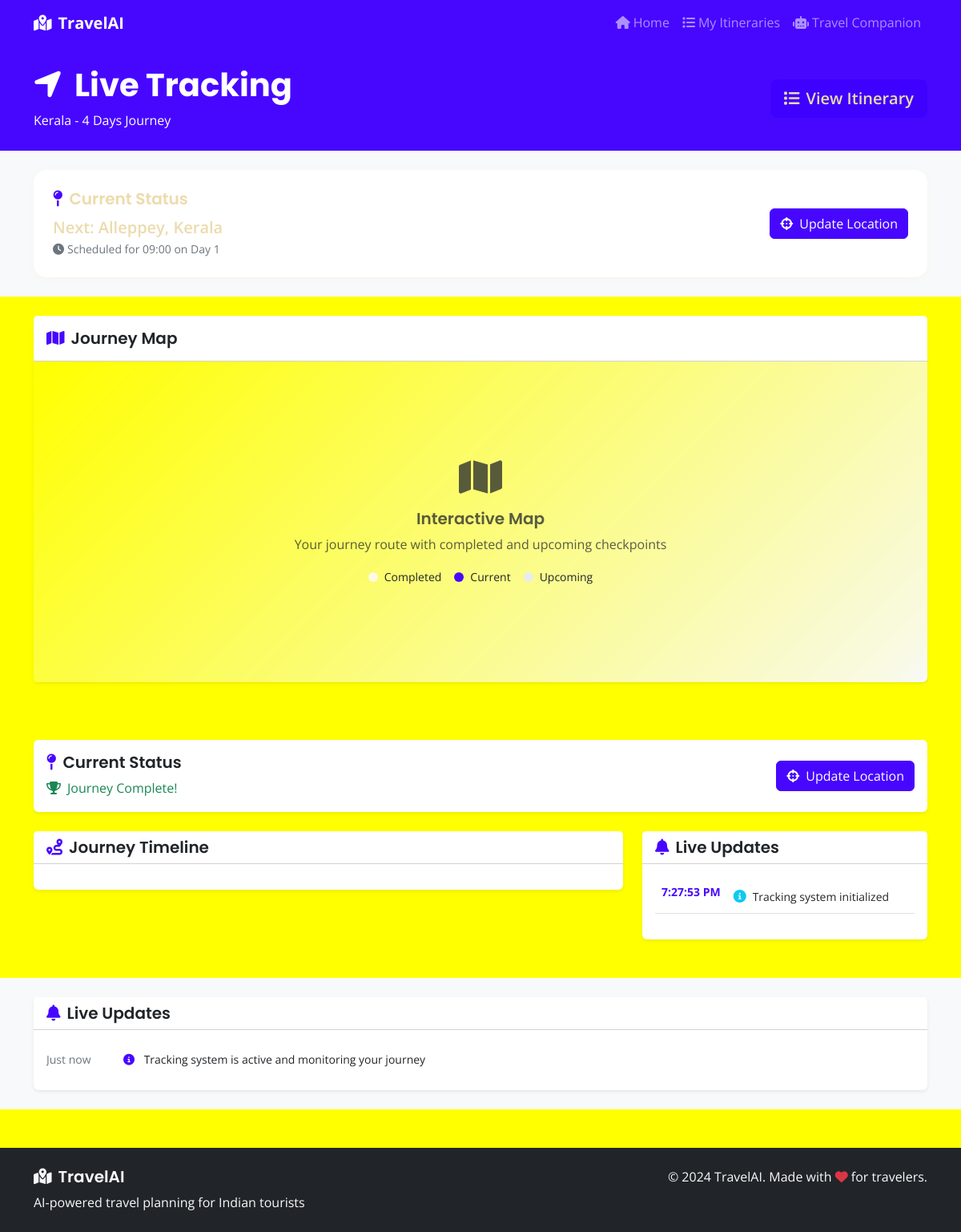
/tracking/6, run on an earlier commit of the app's database.
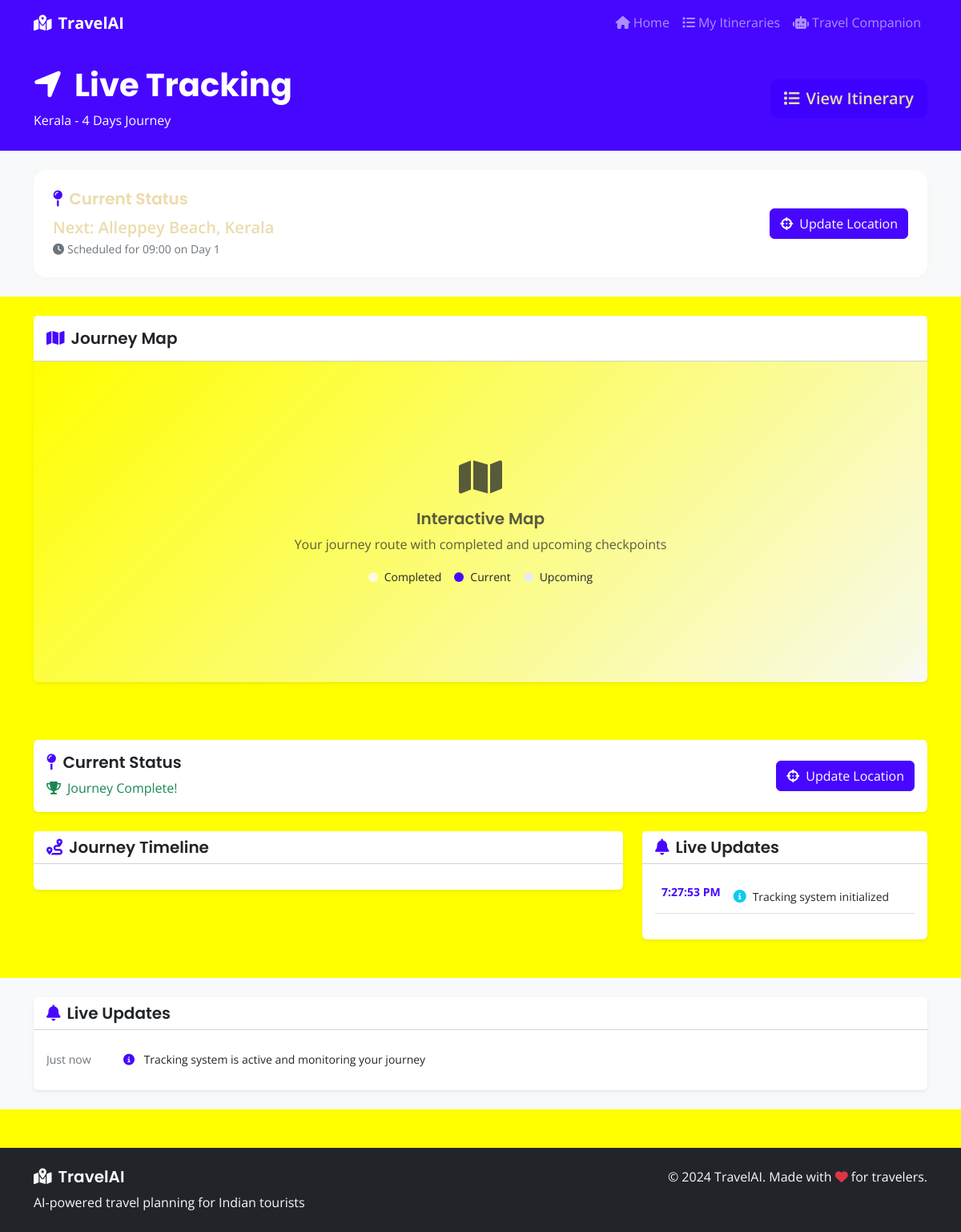
And on a later commit of the database.
### models.py (models this page shows, shortened)
class TravelItinerary(db.Model):
    id = db.Column(db.Integer, primary_key=True)
    destination = db.Column(db.String(200), nullable=False)
    duration = db.Column(db.Integer, nullable=False)  # days
    budget = db.Column(db.Float, nullable=False)
    interests = db.Column(db.Text)  # JSON string of interests
    itinerary_data = db.Column(db.Text)  # JSON string of generated itinerary
    created_at = db.Column(db.DateTime, default=datetime.utcnow)
    checkpoints = db.relationship('Checkpoint', backref='itinerary', lazy=True, cascade='all, delete-orphan')

class Checkpoint(db.Model):
    id = db.Column(db.Integer, primary_key=True)
    itinerary_id = db.Column(db.Integer, db.ForeignKey('travel_itinerary.id'), nullable=False)
    day = db.Column(db.Integer, nullable=False)
    time = db.Column(db.String(10), nullable=False)  # HH:MM format
    location = db.Column(db.String(200), nullable=False)
    activity = db.Column(db.Text, nullable=False)
    estimated_cost = db.Column(db.Float, default=0.0)
    is_completed = db.Column(db.Boolean, default=False)
    completed_at = db.Column(db.DateTime)
    notes = db.Column(db.Text)

### routes.py (the view)
@app.route('/tracking/<int:itinerary_id>')
def tracking(itinerary_id):
    itinerary = TravelItinerary.query.get_or_404(itinerary_id)
    checkpoints = Checkpoint.query.filter_by(itinerary_id=itinerary_id).order_by(Checkpoint.day, Checkpoint.time).all()
    return render_template('tracking.html',
                         itinerary=itinerary,
                         checkpoints=checkpoints)

### templates/tracking.html (shortened to what this page needs)
{% extends "base.html" %}
{% block content %}
<section class="py-4 bg-primary text-white">
    <div class="container">
        <div class="row align-items-center">
            <div class="col-md-8">
                <h1 class="display-6 fw-bold mb-2">
                    <i class="fas fa-location-arrow me-3"></i>Live Tracking
                </h1>
                <p class="mb-0">{{ itinerary.destination }} - {{ itinerary.duration }} Days Journey</p>
            </div>
            <div class="col-md-4 text-md-end">
                <a href="{{ url_for('view_itinerary', itinerary_id=itinerary.id) }}" class="btn btn-accent btn-lg">
                    <i class="fas fa-list me-2"></i>View Itinerary
                </a>
            </div>
        </div>
    </div>
</section>
<section class="py-4 bg-light">
    <div class="container">
        <div class="row">
            <div class="col-12">
                <div class="current-status-card">
                    <div class="row align-items-center">
                        <div class="col-md-6">
                            <h5 class="mb-2">
                                <i class="fas fa-map-pin me-2 text-primary"></i>Current Status
                            </h5>
                            {% set next_checkpoint = checkpoints|rejectattr('is_completed')|first %}
                            {% if next_checkpoint %}
                            <div class="current-location">
                                <div class="location-name">Next: {{ next_checkpoint.location }}</div>
                                <div class="location-time">
                                    <i class="fas fa-clock me-1"></i>Scheduled for {{ next_checkpoint.time }} on Day {{ next_checkpoint.day }}
                                </div>
                            </div>
                            {% endif %}
                        </div>
                        <div class="col-md-6 text-md-end">
                            <button class="btn btn-primary" onclick="simulateLocation()">
                                <i class="fas fa-crosshairs me-2"></i>Update Location
                            </button>
                        </div>
                    </div>
                </div>
            </div>
        </div>
    </div>
</section>
<section class="py-4">
    <div class="container">
        <div class="row">
            <div class="col-12">
                <div class="card border-0 shadow-sm">
                    <div class="card-header bg-white py-3">
                        <h5 class="mb-0">
                            <i class="fas fa-map me-2 text-primary"></i>Journey Map
                        </h5>
                    </div>
                    <div class="card-body p-0">
                        <div class="map-container" id="journeyMap">
                            <div class="map-placeholder">
                                <div class="map-content">
                                    <i class="fas fa-map fa-3x text-muted mb-3"></i>
                                    <h5 class="text-muted">Interactive Map</h5>
                                    <p class="text-muted">Your journey route with completed and upcoming checkpoints</p>
                                    <div class="map-legend">
                                        <div class="legend-item">
                                            <span class="legend-dot completed"></span>Completed
                                        </div>
                                        <div class="legend-item">
                                            <span class="legend-dot current"></span>Current
                                        </div>
                                        <div class="legend-item">
                                            <span class="legend-dot pending"></span>Upcoming
                                        </div>
                                    </div>
                                </div>
                            </div>
                        </div>
                    </div>
                </div>
            </div>
        </div>
    </div>
</section>
<section class="py-5">
    <div class="container">
        <div id="react-tracker" data-itinerary-id="{{ itinerary.id }}">
        </div>
    </div>
</section>
<section class="py-4 bg-light">
    <div class="container">
        <div class="row">
            <div class="col-12">
                <div class="card border-0 shadow-sm">
                    <div class="card-header bg-white">
                        <h5 class="mb-0">
                            <i class="fas fa-bell me-2 text-primary"></i>Live Updates
                        </h5>
                    </div>
                    <div class="card-body">
                        <div id="liveUpdates" class="live-updates">
                            <div class="update-item">
                                <div class="update-time">Just now</div>
                                <div class="update-message">
                                    <i class="fas fa-info-circle text-primary me-2"></i>
                                    Tracking system is active and monitoring your journey
                                </div>
                            </div>
                        </div>
                    </div>
                </div>
            </div>
        </div>
    </div>
</section>
{% endblock %}

### templates/base.html (shortened to what this page needs)
<!DOCTYPE html>
<html lang="en">
<head>
    <link href="https://cdn.jsdelivr.net/npm/bootstrap@5.3.0/dist/css/bootstrap.min.css" rel="stylesheet">
    <link rel="stylesheet" href="https://cdnjs.cloudflare.com/ajax/libs/font-awesome/6.4.0/css/all.min.css">
    <link rel="stylesheet" href="https://unpkg.com/leaflet@1.9.4/dist/leaflet.css" />
    <link rel="stylesheet" href="{{ url_for('static', filename='css/style.css') }}">
    <link rel="stylesheet" href="{{ url_for('static', filename='css/react-components.css') }}">
</head>
<body>
    <nav class="navbar navbar-expand-lg navbar-dark bg-primary sticky-top">
        <div class="container">
            <a class="navbar-brand fw-bold" href="{{ url_for('index') }}">
                <i class="fas fa-map-marked-alt me-2"></i>TravelAI
            </a>
            <div class="collapse navbar-collapse" id="navbarNav">
                <ul class="navbar-nav ms-auto">
                    <li class="nav-item">
                        <a class="nav-link" href="{{ url_for('index') }}">
                            <i class="fas fa-home me-1"></i>Home
                        </a>
                    </li>
                    <li class="nav-item">
                        <a class="nav-link" href="{{ url_for('my_itineraries') }}">
                            <i class="fas fa-list me-1"></i>My Itineraries
                        </a>
                    </li>
                    <li class="nav-item">
                        <a class="nav-link" href="{{ url_for('chatbot') }}">
                            <i class="fas fa-robot me-1"></i>Travel Companion
                        </a>
                    </li>
                </ul>
            </div>
        </div>
    </nav>
    <main>
        {% block content %}{% endblock %}
    </main>
    <footer class="bg-dark text-light py-4 mt-5">
        <div class="container">
            <div class="row">
                <div class="col-md-6">
                    <h5><i class="fas fa-map-marked-alt me-2"></i>TravelAI</h5>
                    <p class="mb-0">AI-powered travel planning for Indian tourists</p>
                </div>
                <div class="col-md-6 text-md-end">
                    <p class="mb-0">&copy; 2024 TravelAI. Made with <i class="fas fa-heart text-danger"></i> for travelers.</p>
                </div>
            </div>
        </div>
    </footer>
</body>
</html>

### static/css/style.css (style rules this page uses)
:root { --primary: 255 107 53; --secondary: 0 78 137; --accent: 255 210 63; --background: 248 249 250; --text: 44 62 80; --success: 39 174 96; --spacing: 16px; }
body { font-family: 'Open Sans', sans-serif; background-color: hsl(var(--background)); color: hsl(var(--text)); line-height: 1.6; }
h1, h2, h3, h4, h5, h6 { font-family: 'Poppins', sans-serif; font-weight: 600; }
.bg-primary { background-color: hsl(var(--primary)) !important; }
.text-primary { color: hsl(var(--primary)) !important; }
.btn-primary { background-color: hsl(var(--primary)); border-color: hsl(var(--primary)); color: white; }
.btn-accent { background-color: hsl(var(--accent)); border-color: hsl(var(--accent)); color: hsl(var(--text)); font-weight: 600; }
.current-status-card { background: white; border-radius: var(--spacing); padding: 1.5rem; box-shadow: 0 2px 10px hsl(var(--text) / 0.1); }
.current-location { margin-top: 0.5rem; }
.location-name { font-size: 1.25rem; font-weight: 600; color: hsl(var(--text)); }
.location-time { color: #6c757d; font-size: 0.875rem; }
.map-container { height: 400px; background: #f8f9fa; border-radius: 0 0 var(--spacing) var(--spacing); position: relative; }
.map-placeholder { height: 100%; display: flex; align-items: center; justify-content: center; background: linear-gradient(135deg, hsl(var(--background)), hsl(var(--primary) / 0.05)); }
.map-content { text-align: center; }
.map-legend { display: flex; gap: 1rem; justify-content: center; margin-top: 1rem; }
.legend-item { display: flex; align-items: center; gap: 0.5rem; font-size: 0.875rem; }
.legend-dot { width: 12px; height: 12px; border-radius: 50%; }
.legend-dot.completed { background: hsl(var(--success)); }
.legend-dot.current { background: hsl(var(--primary)); }
.legend-dot.pending { background: #e9ecef; }
.live-updates { max-height: 300px; overflow-y: auto; }
.update-item { display: flex; gap: 1rem; padding: 0.75rem 0; border-bottom: 1px solid #e9ecef; }
.update-item:last-child { border-bottom: none; }
.update-time { font-size: 0.875rem; color: #6c757d; white-space: nowrap; min-width: 80px; }
.update-message { flex: 1; font-size: 0.875rem; }

### static/css/react-components.css (style rules this page uses)
.update-item { border-bottom: 1px solid #e9ecef; padding: 10px 0; }
.update-item:last-child { border-bottom: none; }

What changed in the data, as far as the page shows it:
no longer on this page (row edited): Checkpoint: location "Alleppey, Kerala", time "09:00", day "1"
now on this page (row edited): Checkpoint: location "Alleppey Beach, Kerala", time "09:00", day "1"
